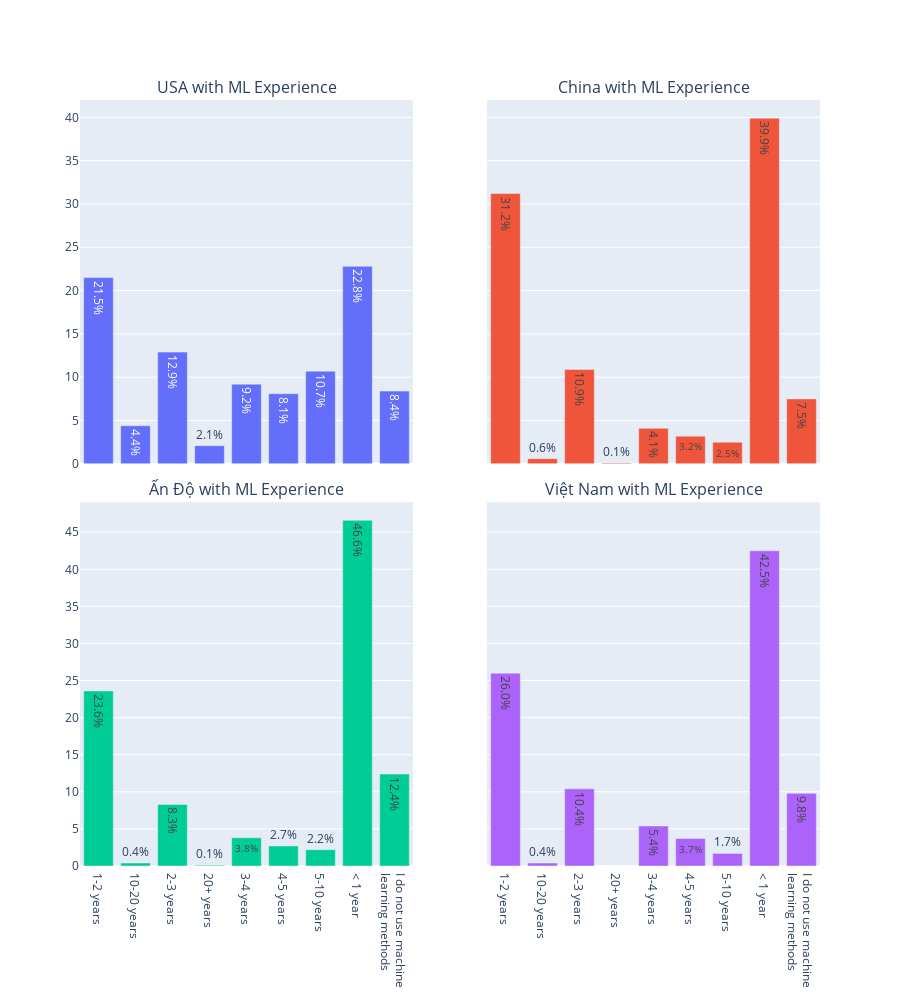

The notebook cell saved with this chart:
### Code cell
import plotly.graph_objects as go
import plotly.figure_factory as ff
from plotly.subplots import make_subplots

fig = make_subplots(rows = 2, cols = 2, 
                    shared_xaxes=True, # Shared X Axes
                    shared_yaxes=True, # Shared Y Axes
                    vertical_spacing = 0.05,
                    subplot_titles=("USA with ML Experience", "China with ML Experience", "Ấn Độ with ML Experience", "Việt Nam with ML Experience"), # title of each graph area
                    column_widths = [0.5, 0.5]) # size control  

fig.add_trace(go.Bar(x = usa_df['ML Experience'], 
                     y = usa_df['%'], 
                     text = usa_df['%'].astype(str) + "%", 
                     textposition='auto'), 
              row = 1, col = 1)

fig.add_trace(go.Bar(x = china_df['ML Experience'], 
                     y = china_df['%'], 
                     text = china_df['%'].astype(str) + "%", 
                     textposition='auto'), 
              row = 1, col = 2)

fig.add_trace(go.Bar(x = india_df['ML Experience'], 
                     y = india_df['%'], 
                     text = india_df['%'].astype(str) + "%", 
                     textposition='auto'), 
              row = 2, col = 1)

fig.add_trace(go.Bar(x = vn_df['ML Experience'], 
                     y = vn_df['%'], 
                     text = vn_df['%'].astype(str) + "%", 
                     textposition='auto'), 
              row = 2, col = 2)

fig.update_layout(height = 1000,
                  showlegend=False)

fig.show()

### Figure 1 — Plotly figure (JSON) as saved in the notebook; plotly's stock layout.template omitted (floating-point values rounded to 4 significant figures)
{"data": [{"text": ["21.5%", "4.4%", "12.9%", "2.1%", "9.2%", "8.1%", "10.7%", "22.8%", "8.4%"], "textposition": "auto", "type": "bar", "x": ["1-2 years", "10-20 years", "2-3 years", "20+ years", "3-4 years", "4-5 years", "5-10 years", "< 1 year", "I do not use machine<br>learning methods"], "xaxis": "x", "y": [21.5, 4.4, 12.9, 2.1, 9.2, 8.1, 10.7, 22.8, 8.4], "yaxis": "y"}, {"text": ["31.2%", "0.6%", "10.9%", "0.1%", "4.1%", "3.2%", "2.5%", "39.9%", "7.5%"], "textposition": "auto", "type": "bar", "x": ["1-2 years", "10-20 years", "2-3 years", "20+ years", "3-4 years", "4-5 years", "5-10 years", "< 1 year", "I do not use machine<br>learning methods"], "xaxis": "x2", "y": [31.2, 0.6, 10.9, 0.1, 4.1, 3.2, 2.5, 39.9, 7.5], "yaxis": "y2"}, {"text": ["23.6%", "0.4%", "8.3%", "0.1%", "3.8%", "2.7%", "2.2%", "46.6%", "12.4%"], "textposition": "auto", "type": "bar", "x": ["1-2 years", "10-20 years", "2-3 years", "20+ years", "3-4 years", "4-5 years", "5-10 years", "< 1 year", "I do not use machine<br>learning methods"], "xaxis": "x3", "y": [23.6, 0.4, 8.3, 0.1, 3.8, 2.7, 2.2, 46.6, 12.4], "yaxis": "y3"}, {"text": ["26.0%", "0.4%", "10.4%", "5.4%", "3.7%", "1.7%", "42.5%", "9.8%"], "textposition": "auto", "type": "bar", "x": ["1-2 years", "10-20 years", "2-3 years", "3-4 years", "4-5 years", "5-10 years", "< 1 year", "I do not use machine<br>learning methods"], "xaxis": "x4", "y": [26, 0.4, 10.4, 5.4, 3.7, 1.7, 42.5, 9.8], "yaxis": "y4"}], "layout": {"annotations": [{"font": {"size": 16}, "showarrow": false, "text": "USA with ML Experience", "x": 0.225, "xanchor": "center", "xref": "paper", "y": 1, "yanchor": "bottom", "yref": "paper"}, {"font": {"size": 16}, "showarrow": false, "text": "China with ML Experience", "x": 0.775, "xanchor": "center", "xref": "paper", "y": 1, "yanchor": "bottom", "yref": "paper"}, {"font": {"size": 16}, "showarrow": false, "text": "Ấn Độ with ML Experience", "x": 0.225, "xanchor": "center", "xref": "paper", "y": 0.475, "yanchor": "bottom", "yref": "paper"}, {"font": {"size": 16}, "showarrow": false, "text": "Việt Nam with ML Experience", "x": 0.775, "xanchor": "center", "xref": "paper", "y": 0.475, "yanchor": "bottom", "yref": "paper"}], "height": 1000, "showlegend": false, "xaxis": {"anchor": "y", "domain": [0, 0.45], "matches": "x3", "showticklabels": false}, "xaxis2": {"anchor": "y2", "domain": [0.55, 1], "matches": "x4", "showticklabels": false}, "xaxis3": {"anchor": "y3", "domain": [0, 0.45]}, "xaxis4": {"anchor": "y4", "domain": [0.55, 1]}, "yaxis": {"anchor": "x", "domain": [0.525, 1]}, "yaxis2": {"anchor": "x2", "domain": [0.525, 1], "matches": "y", "showticklabels": false}, "yaxis3": {"anchor": "x3", "domain": [0, 0.475]}, "yaxis4": {"anchor": "x4", "domain": [0, 0.475], "matches": "y3", "showticklabels": false}}}
